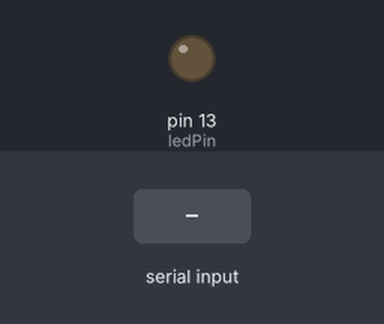
Simulated run of this sketch. Board: Arduino Uno, built with avr-gcc and run on an emulated ATmega328P. Shown: output pins drawn as LEDs (lit = HIGH). The inputs (shaded band) are chosen by the test bench. What the sketch prints to the serial monitor is not drawn.

Above: at 1.2 s.
1.3 s: byte 1 (1) received over Serial
At 2.6 s:
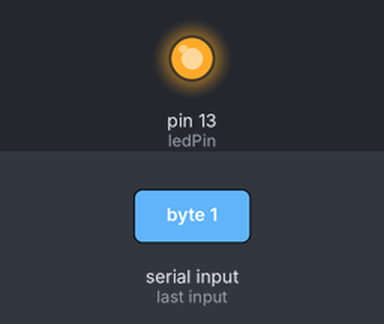
Timing chart, 0 to 4.3 s (numbered marks = the images above; inputs shaded):
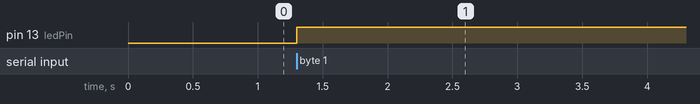

Measured:
- after the input at 1.3 s, pin 13 (ledPin): LOW → HIGH at once

The sketch:

matlab_serial_comm.ino
```cpp
 int ledPin=13;
    int matlabData;
    int analogInPin = A0;
    int sensorValue = 0;        // value read from the pot
    int outputValue = 0;

    void setup()
    {
    pinMode(ledPin,OUTPUT);
    Serial.begin(9600);
    }

    void loop()
    {

    if(Serial.available()>0) // if there is data to read
    {
    matlabData=Serial.read(); // read data
    sensorValue = analogRead(analogInPin);
    outputValue = map(sensorValue, 0, 1023, 0, 255);

 // Send the value to the Serial Monitor
    Serial.print("Output Value=");
    Serial.println(outputValue);
    if(matlabData==1)
    {
    digitalWrite(ledPin,HIGH); // turn light on
    Serial.write(outputValue);
    }
    else if(matlabData==2)
    {digitalWrite(ledPin,LOW); // turn light off
    }delay(10);
    }
    }
```
